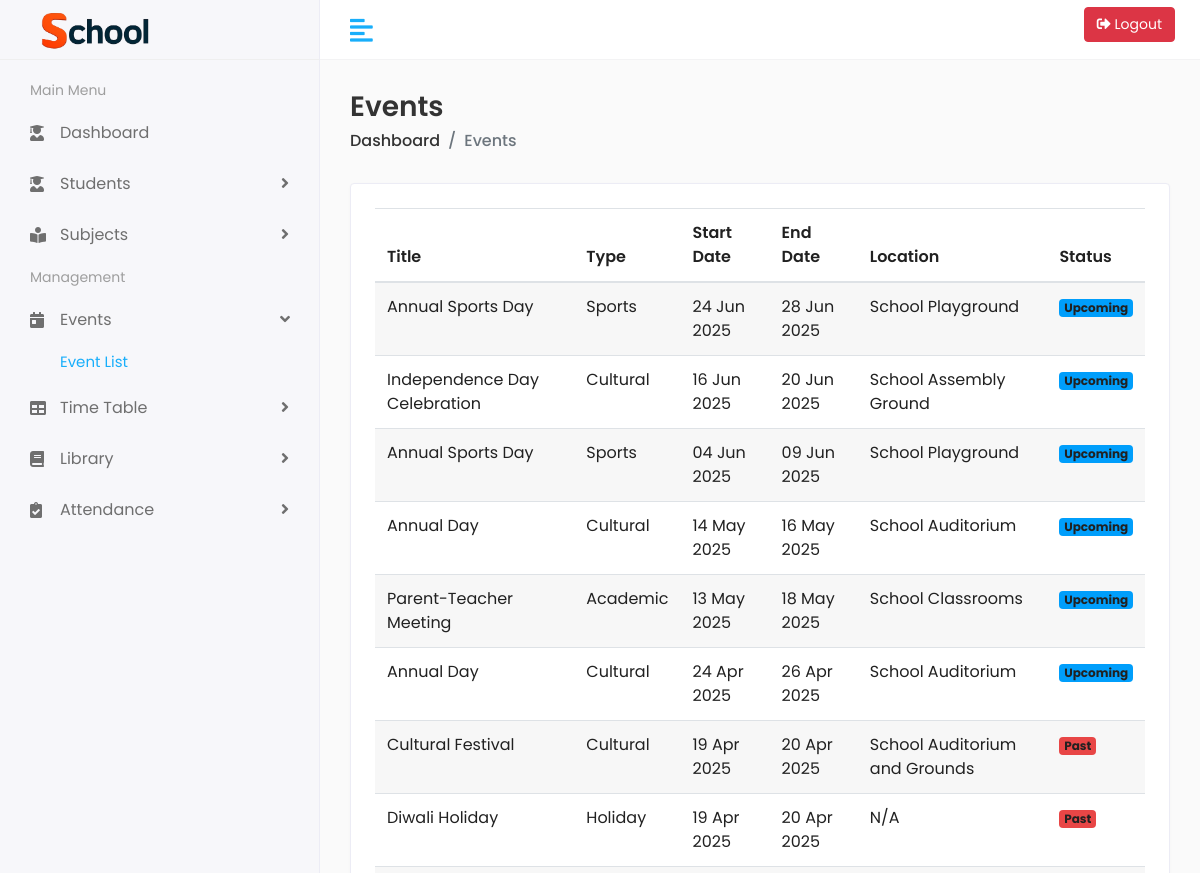
The page /events/ (signed in, upper part) on the database as committed earlier.
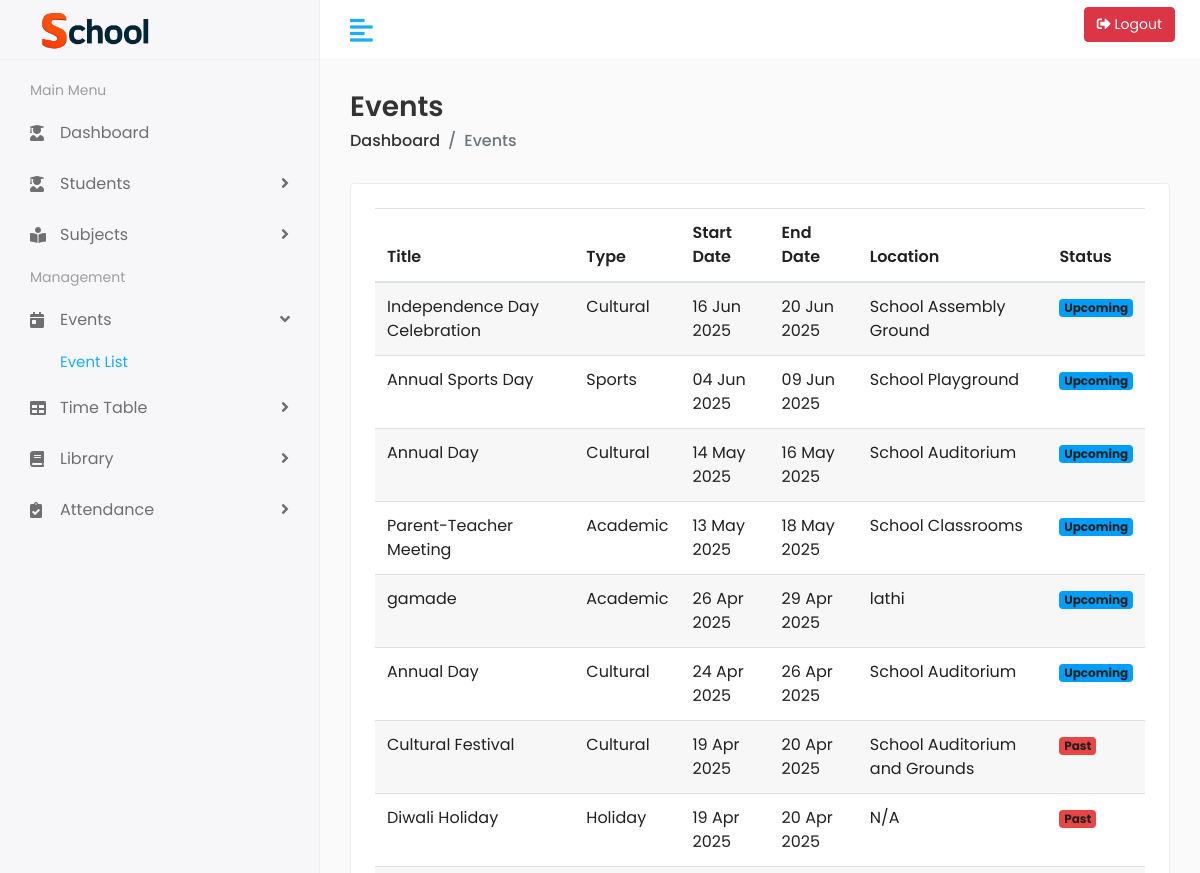
The same page on the database as committed later.
### events/models.py (models this page shows, shortened)
class Event(models.Model):
    EVENT_TYPES = (
        ('academic', 'Academic'),
        ('sports', 'Sports'),
        ('cultural', 'Cultural'),
        ('holiday', 'Holiday'),
        ('other', 'Other'),
    )
    title = models.CharField(max_length=200)
    description = models.TextField()
    event_type = models.CharField(max_length=20, choices=EVENT_TYPES, default='academic')
    start_date = models.DateField()
    end_date = models.DateField()
    location = models.CharField(max_length=200, blank=True)
    is_all_day = models.BooleanField(default=False)
    created_at = models.DateTimeField(auto_now_add=True)
    updated_at = models.DateTimeField(auto_now=True)
    class Meta:
        ordering = ['-start_date']
    @property
    def is_past(self):
        return self.end_date < timezone.now().date()
    @property
    def is_ongoing(self):
        today = timezone.now().date()
        return self.start_date <= today <= self.end_date

### events/views.py (the view)
# urls.py: path('', views.event_list, name='event_list'),
@login_required
def event_list(request):
    events = Event.objects.all()
    is_student = hasattr(request, 'user_type') and request.user_type == 'student'
    return render(request, 'events/event_list.html', {'events': events, 'is_student': is_student})

### core/templatetags/core_extras.py (called while the page is built)
@register.filter
def avatar_color_class(username):
    hash_object = hashlib.md5(username.encode())
    hash_value = int(hash_object.hexdigest(), 16)
    color_index = (hash_value % 10) + 1
    return f"avatar-bg-{color_index}"

### events/templates/events/event_list.html (shortened to what this page needs)
{% extends 'base.html' %}
{% load static %}
{% block content %}
<div class="page-header">
    <div class="row align-items-center">
        <div class="col">
            <h3 class="page-title">Events</h3>
            <ul class="breadcrumb">
                <li class="breadcrumb-item"><a href="{% url 'core:home' %}">Dashboard</a></li>
                <li class="breadcrumb-item active">Events</li>
            </ul>
        </div>
    </div>
</div>
<div class="row">
    <div class="col-md-12">
        <div class="card">
            <div class="card-body">
                <div class="table-responsive">
                    <table class="table table-striped table-hover">
                        <thead>
                            <tr>
                                <th>Title</th>
                                <th>Type</th>
                                <th>Start Date</th>
                                <th>End Date</th>
                                <th>Location</th>
                                <th>Status</th>
                            </tr>
                        </thead>
                        <tbody>
                            {% for event in events %}
                            <tr>
                                <td>{{ event.title }}</td>
                                <td>{{ event.get_event_type_display }}</td>
                                <td>{{ event.start_date|date:"d M Y" }}</td>
                                <td>{{ event.end_date|date:"d M Y" }}</td>
                                <td>{{ event.location|default:"-" }}</td>
                                <td>
                                    {% if event.is_past %}
                                    <span class="badge bg-danger">Past</span>
                                    {% elif event.is_ongoing %}
                                    <span class="badge bg-success">Ongoing</span>
                                    {% else %}
                                    <span class="badge bg-info">Upcoming</span>
                                    {% endif %}
                                </td>
                            </tr>
                            {% empty %}
                            <tr>
                                <td colspan="{% if is_student %}6{% else %}7{% endif %}" class="text-center">No events
                                    found.</td>
                            </tr>
                            {% endfor %}
                        </tbody>
                    </table>
                </div>
            </div>
        </div>
    </div>
</div>
{% endblock %}

### templates/base.html (shortened to what this page needs)
{% load static %}
{% load core_extras %}
<!DOCTYPE html>
<html lang="en" data-theme="light">
<head>
    <link rel="stylesheet" href="{% static 'assets/plugins/bootstrap/css/bootstrap.min.css' %}">
    <link rel="stylesheet" href="{% static 'assets/plugins/fontawesome/css/fontawesome.min.css' %}">
    <link rel="stylesheet" href="{% static 'assets/plugins/fontawesome/css/all.min.css' %}">
    <link rel="stylesheet" href="{% static 'assets/css/style.css' %}">
</head>
<body>
    <div class="main-wrapper">
        <div class="header">
            <div class="header-left">
                <a href="{% url 'core:home' %}" class="logo">
                    <img src="{% static 'assets/img/school_new.png' %}" alt="Logo" width="40" height="40">
                </a>
            </div>
            <a href="javascript:void(0);" id="toggle_btn">
                <i class="fas fa-align-left"></i>
            </a>
            <ul class="nav user-menu">
                {% if user.is_authenticated %}
                <li class="nav-item">
                    <form method="post" action="{% url 'core:logout' %}" style="display: inline-block; margin: 0;">
                        <button type="submit" class="btn btn-danger logout-btn" title="Logout">
                            <i class="fas fa-sign-out-alt"></i> <span class="logout-text">Logout</span>
                        </button>
                    </form>
                </li>
                {% endif %}
            </ul>
        </div>
        <div class="sidebar" id="sidebar">
            <div class="sidebar-inner slimscroll">
                <div id="sidebar-menu" class="sidebar-menu">
                    <ul>
                        <li class="menu-title">
                            <span>Main Menu</span>
                        </li>
                        <li class="submenu {% if request.resolver_match.url_name == 'home' %}active{% endif %}">
                            <a href="{% url 'core:home' %}" id="dashboardLink" onclick="goToDashboard(event)"><i
                                    class="fas fa-user-graduate"></i>
                                <span>Dashboard</span></a>
                        </li>
                        <li class="submenu">
                            <a href="#"><i class="fas fa-user-graduate"></i> <span>Students</span> <span
                                    class="menu-arrow"></span></a>
                        </li>
                        <li class="submenu">
                            <a href="#"><i class="fas fa-book-reader"></i> <span>Subjects</span> <span
                                    class="menu-arrow"></span></a>
                        </li>
                        <li class="menu-title">
                            <span>Management</span>
                        </li>
                        <li class="submenu">
                            <a href="#"><i class="fas fa-calendar-day"></i> <span>Events</span> <span
                                    class="menu-arrow"></span></a>
                            <ul>
                                {% if request.resolver_match.url_name == 'event_list' %}
                                <li><a href="{% url 'events:event_list' %}" class="active">Event List</a></li>
                                {% else %}
                                <li><a href="{% url 'events:event_list' %}">Event List</a></li>
                                {% endif %}
                            </ul>
                        </li>
                        <li class="submenu">
                            <a href="#"><i class="fas fa-table"></i> <span>Time Table</span> <span
                                    class="menu-arrow"></span></a>
                        </li>
                        <li class="submenu">
                            <a href="#"><i class="fas fa-book"></i> <span>Library</span> <span
                                    class="menu-arrow"></span></a>
                        </li>
                        <li class="submenu">
                            <a href="#"><i class="fas fa-clipboard-check"></i> <span>Attendance</span> <span
                                    class="menu-arrow"></span></a>
                        </li>
                    </ul>
                </div>
            </div>
        </div>
        <div class="page-wrapper">
            <div class="content container-fluid">
                {% block content %}{% endblock %}
            </div>
        </div>
    </div>
</body>
</html>

### templates/base.html (style rules this page uses)
:root { --dark-bg: #121212; --dark-surface: #1e1e1e; --dark-surface-2: #2d2d2d; --dark-text: #e0e0e0; --dark-text-secondary: #b0b0b0; --dark-accent: #bb86fc; --dark-error: #cf6679; --dark-warning: #ff9800; --light-bg: #fafafa; --light-surface: #ffffff; --light-surface-2: #f5f5f5; --light-text: #212121; --light-text-secondary: #757575; --light-accent: #6200ee; --light-error: #b00020; --light-warning: #ff9800; --bg-color: var(--light-bg); --surface-color: var(--light-surface); --surface-color-2: var(--light-surface-2); --text-color: var(--light-text); --text-color-secondary: var(--light-text-secondary); --accent-color: var(--light-accent); --error-color: var(--light-error); --warning-color: var(--light-warning); }
body { transition: background-color 0.3s ease; background-color: var(--bg-color); color: var(--text-color); }
.card { background-color: var(--surface-color); color: var(--text-color); transition: background-color 0.3s ease, color 0.3s ease; }
.table { color: var(--text-color); transition: color 0.3s ease; }
.logout-btn { padding: 6px 12px; margin-right: 10px; margin-top: 7px; border-radius: 4px; font-size: 14px; transition: all 0.3s; background-color: #dc3545; border-color: #dc3545; }

Rows that differ between the two databases and show on the page:
removed Event: title "Annual Sports Day", event_type "Sports", start_date "24 Jun 2025", end_date "28 Jun 2025", location "School Playground", shows "Upcoming"
added Event: title "gamade", event_type "Academic", start_date "26 Apr 2025", end_date "29 Apr 2025", location "lathi", shows "Upcoming"
